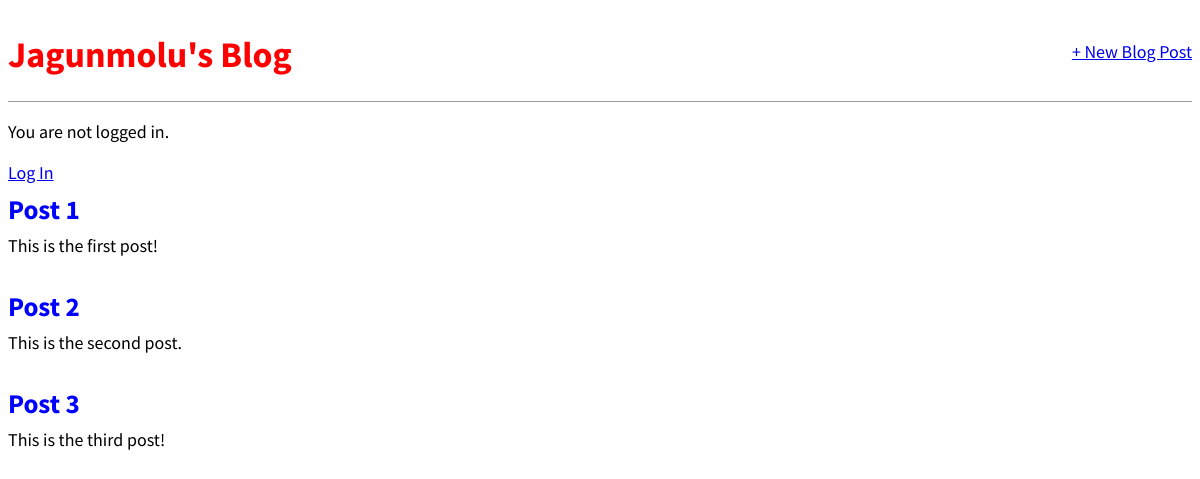
The page / on the database its author committed.
### blog/models.py (models this page shows, shortened)
class Post(models.Model):
    title = models.CharField(max_length=50)
    author = models.ForeignKey(
        'auth.User',
        on_delete=models.CASCADE
    )
    body = models.TextField()

### blog/views.py (the view)
# urls.py: path('', BlogListView.as_view(), name='home'),
class BlogListView(ListView):
    model = Post
    template_name = 'index.html'

### templates/index.html
{% extends 'base.html' %}
{% block content %}
    {% for post in object_list %}
        <div class="post-entry">
            <h2><a href="{% url 'post_detail' post.pk %}">{{ post.title }}</a></h2>
            <p>{{ post.body }}</p>
        </div>
    {% endfor %}
{% endblock content %}

### static/css/base.css (style rules this page uses)
body { font-family: 'Source Sans Pro', sans-serif; font-size: 18px; }
.post-entry { margin-bottom: 2rem; }
.post-entry h2 { margin: 0.5rem 0; }
.post-entry h2 a, .post-entry h2 a:visited { color: blue; text-decoration: none; }
.post-entry p { margin: 0; font-weight: 400; }

### rows shown on the page
Post: title "Post 1", body "This is the first post!"
Post: title "Post 2", body "This is the second post."
Post: title "Post 3", body "This is the third post!"
